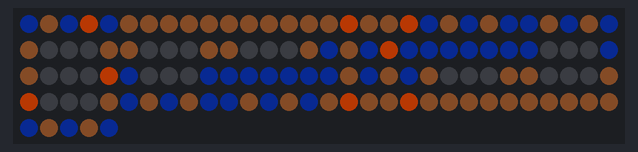
The sketch below on a simulated Arduino Uno, built with avr-gcc and run on an emulated ATmega328P. Parts: 125 RGB LEDs in strip order, left to right, continuing on the next row. Dim RGB values are drawn brighter than linear.

Above: at 0.16 s.
At 39.28 s:
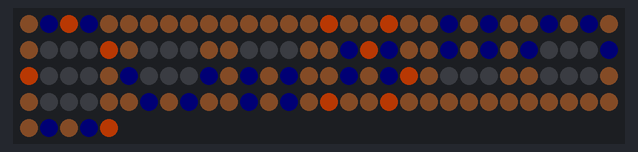

The sketch:

HellraiserPuzzleCube.ino
```cpp
/*
  FEED ME , I'M POOR AND I MADE THIS FOR FREE - https://paypal.me/Mystereon
  HellraiserPuzzleCube.ino — standalone SkeletonCube pattern demo
  Created by Dad (MysterEon) & Manus, 2026.
*/
#include <FastLED.h>
#include <math.h>
#define DATA_PIN 2
#define CHIPSET WS2812B
#define COLOR_ORDER GRB
constexpr uint8_t N=5,BRIGHTNESS=100;constexpr uint16_t NUM_LEDS=125;CRGB leds[NUM_LEDS];
uint16_t idx(uint8_t x,uint8_t y,uint8_t z){return z*25+y*5+x;}void voxel(int8_t x,int8_t y,int8_t z,CRGB c){if(x>=0&&x<5&&y>=0&&y<5&&z>=0&&z<5)leds[idx(x,y,z)]=c;}
void setup(){FastLED.addLeds<CHIPSET,DATA_PIN,COLOR_ORDER>(leds,NUM_LEDS);FastLED.setBrightness(BRIGHTNESS);FastLED.setMaxPowerInVoltsAndMilliamps(5,1500);}
void loop(){float t=millis()*.001f;fill_solid(leds,NUM_LEDS,CRGB::Black);uint8_t seam=uint8_t(120+sinf(t*3)*95);for(int8_t z=0;z<5;z++)for(int8_t y=0;y<5;y++)for(int8_t x=0;x<5;x++){if(!(x==0||x==4||y==0||y==4||z==0||z==4))continue;bool line=((x+int(t*.6f))%2==0&&(y==0||y==4))||(z==2&&((x+y)&1));if(line)voxel(x,y,z,CHSV(151,175,seam));else if((x*3+y*5+z*7+int(t))%9==0)voxel(x,y,z,CRGB(175,55,5));else voxel(x,y,z,CRGB(18,12,7));}FastLED.show();}
```
